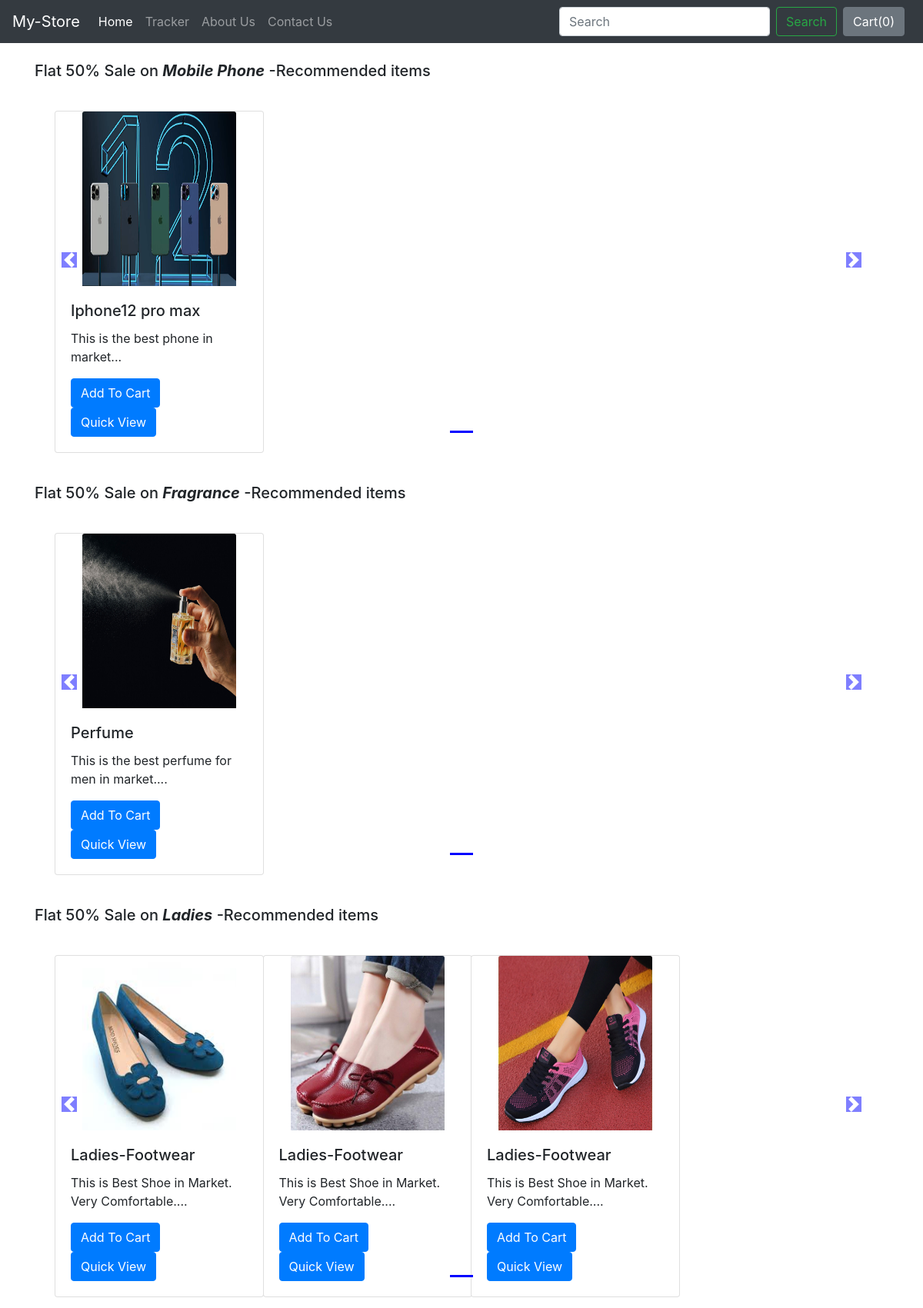
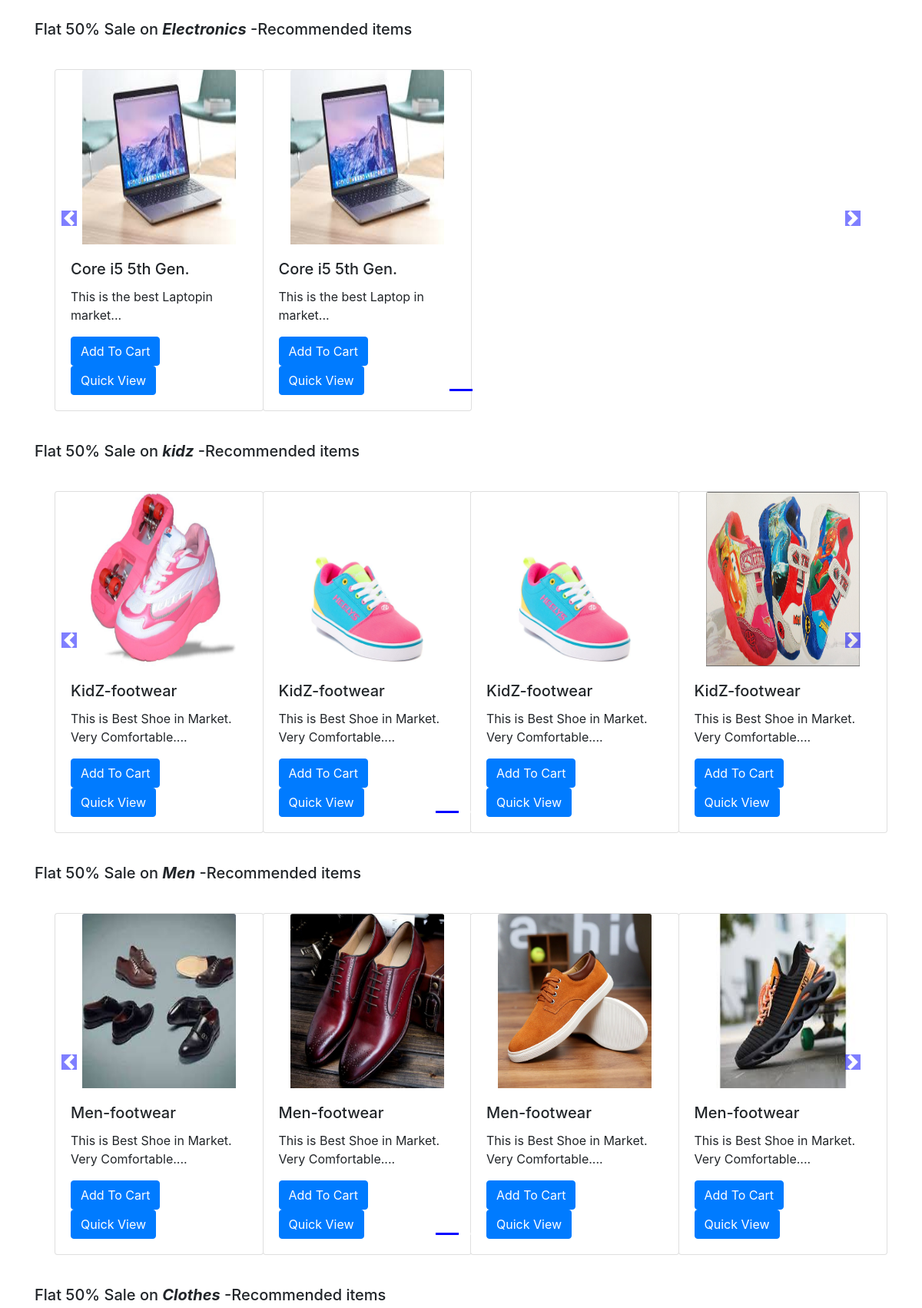
The app's page /shop/ (upper part) with its own data (2 pictures, top to bottom).
### shop/models.py (models this page shows, shortened)
class product(models.Model):
    product_id =models.AutoField
    product_name=models.CharField(max_length=20)
    category=models.CharField(max_length=100, default="")
    sub_category=models.CharField(max_length=100,default="")
    price=models.IntegerField(default=0)
    image=models.ImageField(upload_to="shop/images", default="")
    description=models.CharField(max_length=1060)
    pub_date= models.DateField()

### shop/views.py (the view)
# urls.py: path('',views.index,name="blog")
def index(request):
    allProds=[]
    catprods= product.objects.values('category','id')
    cats={item['category'] for item in catprods}
    for item in cats:
        prod=product.objects.filter(category=item)
        n=len(prod)
        nSlides = n//4 + ceil((n/4)-(n//4))
        allProds.append([prod,range(1,nSlides),nSlides])
    params={'allProds':allProds}
    return render(request, 'shop/index.html', params)

### shop/templates/shop/index.html (shortened to what this page needs)
{% extends 'shop/basic.html' %}
{% block body %}
{% load static %}
<div class="container">
{% for product, range, nSlides in allProds %}
<h5  class="my-4" >Flat 50% Sale on <b><i>{{ product.0.category}}</i></b> -Recommended items</h5>
<div class="row">
<div id="demo{{forloop.counter}}" class="col carousel slide my-3" data-ride="carousel">
    <ul class="carousel-indicators">
      <li data-target="#demo{{forloop.counter}}" data-slide-to="0" class="active"></li>
       {% for i in range %}
      <li data-target="#demo{{forloop.parentloop.counter}}" data-slide-to="{{i}}" ></li>
      {% endfor %}
    </ul>
    <div class="container carousel-inner no-padding">
      <div class="carousel-item active">
        {% for i in product %}
        <div class="col-xs-3 col-sm-3 col-md-3 ">
          <div class="card align-items-center " style="width: 17rem;">
            <img src='/media/{{i.image}} ' class="card-img-top text-align:center" alt="...">
            <div class="card-body">
              <h5 class="card-title">{{i.product_name}}</h5>
              <p class="card-text">{{i.description |slice:"0:53"}}...</p>
              <span id="divpr{{i.id}}" class="divpr">
              <button id="pr{{i.id}}" class="btn btn-primary cart">Add To Cart</button>
              </span>
            <a href="/shop/products/{{ i.id }}"><button id="qv{{i.id}}" class="btn btn-primary cart">Quick View</button> </a>
            </div>
          </div>
        </div>
        {% if forloop.counter|divisibleby:4 and forloop.counter > 0 and not forloop.last %}
      </div><div class="carousel-item">
        {% endif %}
        {% endfor %}
    </div>
</div>
</div>
    <a class="carousel-control-prev" href="#demo{{forloop.counter}}" data-slide="prev">
        <span class="carousel-control-prev-icon"></span>
    </a>
    <a class="carousel-control-next" href="#demo{{forloop.counter}}" data-slide="next">
        <span class="carousel-control-next-icon"></span>
    </a>
</div>
{% endfor%}
</div>
 {% endblock %}

### shop/templates/shop/basic.html (shortened to what this page needs)
{% load static %}
<!doctype html>
<html lang="en">
  <head>
    <link rel="stylesheet" href="https://stackpath.bootstrapcdn.com/bootstrap/4.2.1/css/bootstrap.min.css">
  </head>
  <body>
    <nav class="navbar navbar-expand-lg navbar-dark bg-dark">
  <a class="navbar-brand" href="/shop">My-Store</a>
  <div class="collapse navbar-collapse" id="navbarSupportedContent">
    <ul class="navbar-nav mr-auto">
      <li class="nav-item active">
        <a class="nav-link" href="/shop">Home <span class="sr-only">(current)</span></a>
      </li>
      <li class="nav-item">
        <a class="nav-link" href="/shop/tracker">Tracker</a>
      </li>
      <li class="nav-item">
        <a class="nav-link" href="/shop/about">About Us</a>
      </li>
      <li class="nav-item">
        <a class="nav-link" href="/shop/contact">Contact Us</a>
      </li>
    </ul>
    <form class="form-inline my-2 my-lg-0">
      <input class="form-control mr-sm-2" type="search" placeholder="Search" aria-label="Search">
      <button class="btn btn-outline-success my-2 my-sm-0" type="submit">Search</button>
    </form>
<button type="button" class="btn btn-secondary mx-2" id="popcart" data-bs-container="body" data-bs-toggle="popover" data-bs-placement="bottom" data-html="true" data-bs-content="Vivamus sagittis lacus vel augue laoreet rutrum faucibus.">
  Cart(<span id="cart">0</span>)
</button>
  </div>
</nav>
  {% block body %}
  {% endblock %}
  </body>
</html>

### records on screen
product: category "Mobile Phone", image (picture), product_name "Iphone12 pro max", description "This is the best phone in market"
product: category "Fragrance", image (picture), product_name "Perfume", description "This is the best perfume for men in market."
product: category "Ladies", image (picture), product_name "Ladies-Footwear", description "This is Best Shoe in Market. Very Comfortable."
product: image (picture), product_name "Ladies-Footwear", description "This is Best Shoe in Market. Very Comfortable."
product: image (picture), product_name "Ladies-Footwear", description "This is Best Shoe in Market. Very Comfortable."
product: category "Electronics", image (picture), product_name "Core i5 5th Gen.", description "This is the best Laptopin market"
product: image (picture), product_name "Core i5 5th Gen.", description "This is the best Laptop in market"
product: category "kidz", image (picture), product_name "KidZ-footwear", description "This is Best Shoe in Market. Very Comfortable."
product: image (picture), product_name "KidZ-footwear", description "This is Best Shoe in Market. Very Comfortable."
product: image (picture), product_name "KidZ-footwear", description "This is Best Shoe in Market. Very Comfortable."
product: image (picture), product_name "KidZ-footwear", description "This is Best Shoe in Market. Very Comfortable."
product: category "Men", image (picture), product_name "Men-footwear", description "This is Best Shoe in Market. Very Comfortable."
product: image (picture), product_name "Men-footwear", description "This is Best Shoe in Market. Very Comfortable."
product: image (picture), product_name "Men-footwear", description "This is Best Shoe in Market. Very Comfortable."
product: image (picture), product_name "Men-footwear", description "This is Best Shoe in Market. Very Comfortable."
product: category "Clothes"
